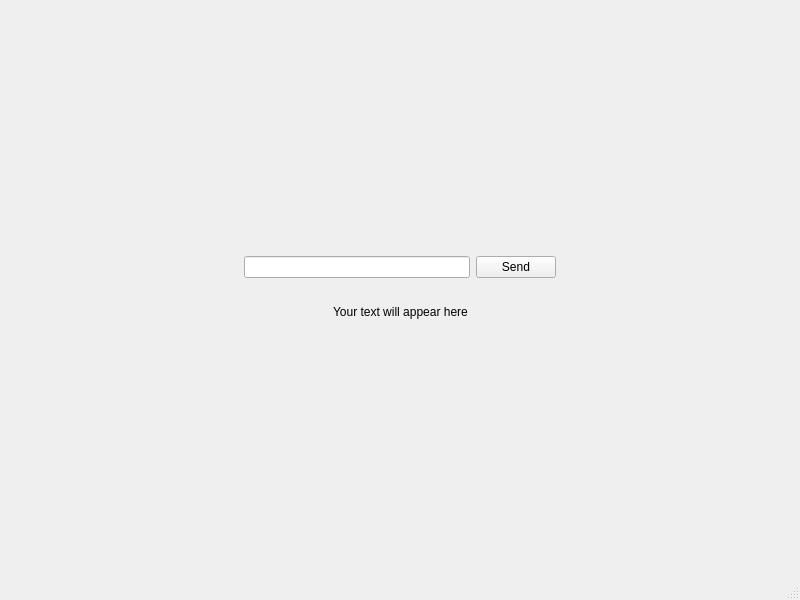
<?xml version="1.0" encoding="UTF-8"?>
<ui version="4.0">
 <class>MainWindow</class>
 <widget class="QMainWindow" name="MainWindow">
  <property name="geometry">
   <rect>
    <x>0</x>
    <y>0</y>
    <width>800</width>
    <height>600</height>
   </rect>
  </property>
  <property name="windowTitle">
   <string>MainWindow</string>
  </property>
  <widget class="QWidget" name="centralwidget">
   <layout class="QVBoxLayout" name="verticalLayout">
    <item>
     <spacer name="verticalSpacer">
      <property name="orientation">
       <enum>Qt::Vertical</enum>
      </property>
      <property name="sizeHint" stdset="0">
       <size>
        <width>20</width>
        <height>40</height>
       </size>
      </property>
     </spacer>
    </item>
    <item>
     <widget class="QWidget" name="widget" native="true">
      <layout class="QHBoxLayout" name="horizontalLayout" stretch="1,1,0,1">
       <item>
        <spacer name="horizontalSpacer">
         <property name="orientation">
          <enum>Qt::Horizontal</enum>
         </property>
         <property name="sizeHint" stdset="0">
          <size>
           <width>356</width>
           <height>20</height>
          </size>
         </property>
        </spacer>
       </item>
       <item>
        <widget class="QLineEdit" name="lineEdit"/>
       </item>
       <item>
        <widget class="QPushButton" name="pushButton">
         <property name="text">
          <string>Send</string>
         </property>
        </widget>
       </item>
       <item>
        <spacer name="horizontalSpacer_2">
         <property name="orientation">
          <enum>Qt::Horizontal</enum>
         </property>
         <property name="sizeHint" stdset="0">
          <size>
           <width>356</width>
           <height>20</height>
          </size>
         </property>
        </spacer>
       </item>
      </layout>
     </widget>
    </item>
    <item>
     <widget class="QWidget" name="widget_2" native="true">
      <layout class="QHBoxLayout" name="horizontalLayout_2">
       <item>
        <spacer name="horizontalSpacer_3">
         <property name="orientation">
          <enum>Qt::Horizontal</enum>
         </property>
         <property name="sizeHint" stdset="0">
          <size>
           <width>40</width>
           <height>20</height>
          </size>
         </property>
        </spacer>
       </item>
       <item>
        <widget class="QLabel" name="label">
         <property name="text">
          <string>Your text will appear here</string>
         </property>
        </widget>
       </item>
       <item>
        <spacer name="horizontalSpacer_4">
         <property name="orientation">
          <enum>Qt::Horizontal</enum>
         </property>
         <property name="sizeHint" stdset="0">
          <size>
           <width>40</width>
           <height>20</height>
          </size>
         </property>
        </spacer>
       </item>
      </layout>
     </widget>
    </item>
    <item>
     <spacer name="verticalSpacer_2">
      <property name="orientation">
       <enum>Qt::Vertical</enum>
      </property>
      <property name="sizeHint" stdset="0">
       <size>
        <width>20</width>
        <height>40</height>
       </size>
      </property>
     </spacer>
    </item>
   </layout>
  </widget>
  <widget class="QMenuBar" name="menubar">
   <property name="geometry">
    <rect>
     <x>0</x>
     <y>0</y>
     <width>800</width>
     <height>20</height>
    </rect>
   </property>
  </widget>
  <widget class="QStatusBar" name="statusbar"/>
 </widget>
 <resources/>
 <connections/>
</ui>
